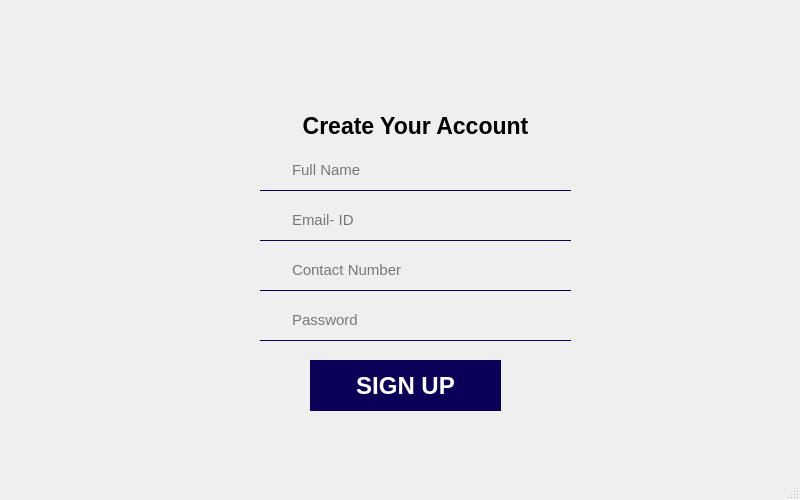
<?xml version="1.0" encoding="UTF-8"?>
<ui version="4.0">
 <class>Signup</class>
 <widget class="QMainWindow" name="Signup">
  <property name="geometry">
   <rect>
    <x>0</x>
    <y>0</y>
    <width>800</width>
    <height>500</height>
   </rect>
  </property>
  <property name="minimumSize">
   <size>
    <width>800</width>
    <height>500</height>
   </size>
  </property>
  <property name="maximumSize">
   <size>
    <width>800</width>
    <height>500</height>
   </size>
  </property>
  <property name="windowTitle">
   <string>MainWindow</string>
  </property>
  <widget class="QWidget" name="centralwidget">
   <widget class="QLabel" name="label">
    <property name="geometry">
     <rect>
      <x>0</x>
      <y>-10</y>
      <width>791</width>
      <height>461</height>
     </rect>
    </property>
    <property name="text">
     <string/>
    </property>
    <property name="pixmap">
     <pixmap resource="RES.qrc">:/resources/USER LOGIN (3).jpg</pixmap>
    </property>
    <property name="scaledContents">
     <bool>true</bool>
    </property>
   </widget>
   <widget class="QLabel" name="label_2">
    <property name="geometry">
     <rect>
      <x>270</x>
      <y>100</y>
      <width>291</width>
      <height>51</height>
     </rect>
    </property>
    <property name="font">
     <font>
      <pointsize>17</pointsize>
      <bold>true</bold>
     </font>
    </property>
    <property name="text">
     <string>Create Your Account</string>
    </property>
    <property name="alignment">
     <set>Qt::AlignmentFlag::AlignCenter</set>
    </property>
   </widget>
   <widget class="QLineEdit" name="Fullname">
    <property name="geometry">
     <rect>
      <x>260</x>
      <y>150</y>
      <width>311</width>
      <height>41</height>
     </rect>
    </property>
    <property name="font">
     <font>
      <pointsize>11</pointsize>
     </font>
    </property>
    <property name="styleSheet">
     <string notr="true">QLineEdit{
color:black;
background:transparent;
border:none;
border-bottom:1px solid rgb(10,0,87);
padding-left:30px
}</string>
    </property>
    <property name="placeholderText">
     <string>Full Name</string>
    </property>
   </widget>
   <widget class="QLineEdit" name="Emailid">
    <property name="geometry">
     <rect>
      <x>260</x>
      <y>200</y>
      <width>311</width>
      <height>41</height>
     </rect>
    </property>
    <property name="font">
     <font>
      <pointsize>11</pointsize>
     </font>
    </property>
    <property name="styleSheet">
     <string notr="true">QLineEdit{
color:black;
background:transparent;
border:none;
border-bottom:1px solid rgb(10,0,87);
padding-left:30px
}</string>
    </property>
    <property name="placeholderText">
     <string>Email- ID</string>
    </property>
   </widget>
   <widget class="QLineEdit" name="Contact">
    <property name="geometry">
     <rect>
      <x>260</x>
      <y>250</y>
      <width>311</width>
      <height>41</height>
     </rect>
    </property>
    <property name="font">
     <font>
      <pointsize>11</pointsize>
     </font>
    </property>
    <property name="styleSheet">
     <string notr="true">QLineEdit{
color:black;
background:transparent;
border:none;
border-bottom:1px solid rgb(10,0,87);
padding-left:30px
}</string>
    </property>
    <property name="placeholderText">
     <string>Contact Number</string>
    </property>
   </widget>
   <widget class="QLineEdit" name="Password">
    <property name="geometry">
     <rect>
      <x>260</x>
      <y>300</y>
      <width>311</width>
      <height>41</height>
     </rect>
    </property>
    <property name="font">
     <font>
      <pointsize>11</pointsize>
     </font>
    </property>
    <property name="styleSheet">
     <string notr="true">QLineEdit{
color:black;
background:transparent;
border:none;
border-bottom:1px solid rgb(10,0,87);
padding-left:30px
}</string>
    </property>
    <property name="echoMode">
     <enum>QLineEdit::EchoMode::Password</enum>
    </property>
    <property name="placeholderText">
     <string>Password</string>
    </property>
   </widget>
   <widget class="QPushButton" name="Gotologin1">
    <property name="geometry">
     <rect>
      <x>310</x>
      <y>360</y>
      <width>191</width>
      <height>51</height>
     </rect>
    </property>
    <property name="font">
     <font>
      <pointsize>18</pointsize>
      <bold>true</bold>
     </font>
    </property>
    <property name="styleSheet">
     <string notr="true">QPushButton{
color:white;
border:none;
background-color:rgb(10,0,87);

}</string>
    </property>
    <property name="text">
     <string>SIGN UP</string>
    </property>
   </widget>
   <widget class="QLabel" name="label_3">
    <property name="geometry">
     <rect>
      <x>260</x>
      <y>160</y>
      <width>21</width>
      <height>21</height>
     </rect>
    </property>
    <property name="text">
     <string/>
    </property>
    <property name="pixmap">
     <pixmap resource="RES.qrc">:/resources/file-signature-solid.svg</pixmap>
    </property>
    <property name="scaledContents">
     <bool>true</bool>
    </property>
   </widget>
   <widget class="QLabel" name="label_4">
    <property name="geometry">
     <rect>
      <x>260</x>
      <y>210</y>
      <width>21</width>
      <height>21</height>
     </rect>
    </property>
    <property name="text">
     <string/>
    </property>
    <property name="pixmap">
     <pixmap resource="RES.qrc">:/resources/envelope-solid.svg</pixmap>
    </property>
    <property name="scaledContents">
     <bool>true</bool>
    </property>
   </widget>
   <widget class="QLabel" name="label_5">
    <property name="geometry">
     <rect>
      <x>260</x>
      <y>260</y>
      <width>21</width>
      <height>21</height>
     </rect>
    </property>
    <property name="text">
     <string/>
    </property>
    <property name="pixmap">
     <pixmap resource="RES.qrc">:/resources/phone-solid.svg</pixmap>
    </property>
    <property name="scaledContents">
     <bool>true</bool>
    </property>
   </widget>
   <widget class="QLabel" name="label_6">
    <property name="geometry">
     <rect>
      <x>260</x>
      <y>310</y>
      <width>21</width>
      <height>21</height>
     </rect>
    </property>
    <property name="text">
     <string/>
    </property>
    <property name="pixmap">
     <pixmap resource="RES.qrc">:/resources/lock-solid.svg</pixmap>
    </property>
    <property name="scaledContents">
     <bool>true</bool>
    </property>
   </widget>
  </widget>
  <widget class="QMenuBar" name="menubar">
   <property name="geometry">
    <rect>
     <x>0</x>
     <y>0</y>
     <width>800</width>
     <height>18</height>
    </rect>
   </property>
  </widget>
  <widget class="QStatusBar" name="statusbar"/>
 </widget>
 <resources>
  <include location="RES.qrc"/>
 </resources>
 <connections/>
</ui>
